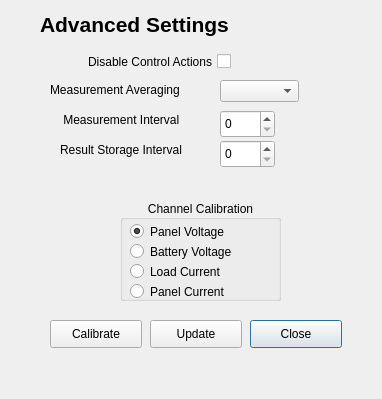
<?xml version="1.0" encoding="UTF-8"?>
<ui version="4.0">
 <class>BatteryChargerAdvancedDialogue</class>
 <widget class="QDialog" name="BatteryChargerAdvancedDialogue">
  <property name="geometry">
   <rect>
    <x>0</x>
    <y>0</y>
    <width>382</width>
    <height>399</height>
   </rect>
  </property>
  <property name="windowTitle">
   <string>Dialog</string>
  </property>
  <widget class="QPushButton" name="closeButton">
   <property name="geometry">
    <rect>
     <x>250</x>
     <y>320</y>
     <width>92</width>
     <height>28</height>
    </rect>
   </property>
   <property name="text">
    <string>Close</string>
   </property>
  </widget>
  <widget class="QPushButton" name="calibrateButton">
   <property name="geometry">
    <rect>
     <x>50</x>
     <y>320</y>
     <width>92</width>
     <height>28</height>
    </rect>
   </property>
   <property name="toolTip">
    <string>Calibrate Dialogue for the above selected channel.</string>
   </property>
   <property name="text">
    <string>Calibrate</string>
   </property>
  </widget>
  <widget class="QLabel" name="title">
   <property name="geometry">
    <rect>
     <x>40</x>
     <y>10</y>
     <width>231</width>
     <height>28</height>
    </rect>
   </property>
   <property name="font">
    <font>
     <pointsize>16</pointsize>
     <weight>75</weight>
     <bold>true</bold>
    </font>
   </property>
   <property name="text">
    <string>Advanced Settings</string>
   </property>
  </widget>
  <widget class="QComboBox" name="measureAverageComboBox">
   <property name="geometry">
    <rect>
     <x>220</x>
     <y>80</y>
     <width>79</width>
     <height>22</height>
    </rect>
   </property>
   <property name="toolTip">
    <string>&lt;html&gt;&lt;head&gt;&lt;meta name=&quot;qrichtext&quot; content=&quot;1&quot; /&gt;&lt;style type=&quot;text/css&quot;&gt;
p, li { white-space: pre-wrap; }
&lt;/style&gt;&lt;/head&gt;&lt;body style=&quot; font-family:'Sans Serif'; font-size:9pt; font-weight:400; font-style:normal;&quot;&gt;
&lt;p style=&quot; margin-top:0px; margin-bottom:0px; margin-left:0px; margin-right:0px; -qt-block-indent:0; text-indent:0px;&quot;&gt;Number of measurements to take when forming an average value for each sample.&lt;/p&gt;&lt;/body&gt;&lt;/html&gt;</string>
   </property>
  </widget>
  <widget class="QLabel" name="measurementAveragingLabel">
   <property name="geometry">
    <rect>
     <x>50</x>
     <y>80</y>
     <width>161</width>
     <height>20</height>
    </rect>
   </property>
   <property name="toolTip">
    <string>&lt;html&gt;&lt;head&gt;&lt;meta name=&quot;qrichtext&quot; content=&quot;1&quot; /&gt;&lt;style type=&quot;text/css&quot;&gt;
p, li { white-space: pre-wrap; }
&lt;/style&gt;&lt;/head&gt;&lt;body style=&quot; font-family:'Sans Serif'; font-size:9pt; font-weight:400; font-style:normal;&quot;&gt;
&lt;p style=&quot; margin-top:0px; margin-bottom:0px; margin-left:0px; margin-right:0px; -qt-block-indent:0; text-indent:0px;&quot;&gt;Number of measurements to take when forming an average value for each sample.&lt;/p&gt;&lt;/body&gt;&lt;/html&gt;</string>
   </property>
   <property name="text">
    <string>Measurement Averaging</string>
   </property>
  </widget>
  <widget class="QGroupBox" name="channelCalibrationGroupBox">
   <property name="geometry">
    <rect>
     <x>120</x>
     <y>200</y>
     <width>161</width>
     <height>101</height>
    </rect>
   </property>
   <property name="title">
    <string>Channel Calibration</string>
   </property>
   <property name="alignment">
    <set>Qt::AlignCenter</set>
   </property>
   <widget class="QRadioButton" name="channelD">
    <property name="geometry">
     <rect>
      <x>10</x>
      <y>80</y>
      <width>121</width>
      <height>23</height>
     </rect>
    </property>
    <property name="text">
     <string>Panel Current</string>
    </property>
   </widget>
   <widget class="QRadioButton" name="channelB">
    <property name="geometry">
     <rect>
      <x>10</x>
      <y>40</y>
      <width>131</width>
      <height>23</height>
     </rect>
    </property>
    <property name="text">
     <string>Battery Voltage</string>
    </property>
   </widget>
   <widget class="QRadioButton" name="channelC">
    <property name="geometry">
     <rect>
      <x>10</x>
      <y>60</y>
      <width>121</width>
      <height>23</height>
     </rect>
    </property>
    <property name="text">
     <string>Load Current</string>
    </property>
   </widget>
   <widget class="QRadioButton" name="channelA">
    <property name="geometry">
     <rect>
      <x>10</x>
      <y>20</y>
      <width>121</width>
      <height>23</height>
     </rect>
    </property>
    <property name="text">
     <string>Panel Voltage</string>
    </property>
    <property name="checked">
     <bool>true</bool>
    </property>
   </widget>
  </widget>
  <widget class="QSpinBox" name="storeIntervalSpinBox">
   <property name="geometry">
    <rect>
     <x>220</x>
     <y>140</y>
     <width>55</width>
     <height>28</height>
    </rect>
   </property>
   <property name="toolTip">
    <string>&lt;!DOCTYPE HTML PUBLIC &quot;-//W3C//DTD HTML 4.0//EN&quot; &quot;http://www.w3.org/TR/REC-html40/strict.dtd&quot;&gt;
&lt;html&gt;&lt;head&gt;&lt;meta name=&quot;qrichtext&quot; content=&quot;1&quot; /&gt;&lt;style type=&quot;text/css&quot;&gt;
p, li { white-space: pre-wrap; }
&lt;/style&gt;&lt;/head&gt;&lt;body style=&quot; font-family:'Sans'; font-size:10pt; font-weight:400; font-style:normal;&quot;&gt;
&lt;p style=&quot; margin-top:0px; margin-bottom:0px; margin-left:0px; margin-right:0px; -qt-block-indent:0; text-indent:0px;&quot;&gt;&lt;span style=&quot; font-family:'Sans Serif'; font-size:9pt;&quot;&gt;Number of Control cycles between the storage of consecutive state data (filtered voltage and current).&lt;/span&gt;&lt;/p&gt;&lt;/body&gt;&lt;/html&gt;</string>
   </property>
   <property name="maximum">
    <number>999</number>
   </property>
  </widget>
  <widget class="QLabel" name="storeIntervalLabel">
   <property name="geometry">
    <rect>
     <x>60</x>
     <y>140</y>
     <width>151</width>
     <height>20</height>
    </rect>
   </property>
   <property name="toolTip">
    <string>&lt;!DOCTYPE HTML PUBLIC &quot;-//W3C//DTD HTML 4.0//EN&quot; &quot;http://www.w3.org/TR/REC-html40/strict.dtd&quot;&gt;
&lt;html&gt;&lt;head&gt;&lt;meta name=&quot;qrichtext&quot; content=&quot;1&quot; /&gt;&lt;style type=&quot;text/css&quot;&gt;
p, li { white-space: pre-wrap; }
&lt;/style&gt;&lt;/head&gt;&lt;body style=&quot; font-family:'Sans'; font-size:10pt; font-weight:400; font-style:normal;&quot;&gt;
&lt;p style=&quot; margin-top:0px; margin-bottom:0px; margin-left:0px; margin-right:0px; -qt-block-indent:0; text-indent:0px;&quot;&gt;&lt;span style=&quot; font-family:'Sans Serif'; font-size:9pt;&quot;&gt;Number of Control cycles between the storage of consecutive state data (filtered voltage and current).&lt;/span&gt;&lt;/p&gt;&lt;/body&gt;&lt;/html&gt;</string>
   </property>
   <property name="text">
    <string>Result Storage Interval</string>
   </property>
  </widget>
  <widget class="QPushButton" name="updateButton">
   <property name="geometry">
    <rect>
     <x>150</x>
     <y>320</y>
     <width>92</width>
     <height>28</height>
    </rect>
   </property>
   <property name="toolTip">
    <string>Write the above information to the Configure Information Block.</string>
   </property>
   <property name="text">
    <string>Update</string>
   </property>
  </widget>
  <widget class="QCheckBox" name="disableControlCheckBox">
   <property name="geometry">
    <rect>
     <x>50</x>
     <y>50</y>
     <width>181</width>
     <height>23</height>
    </rect>
   </property>
   <property name="toolTip">
    <string>The unit will not activate any controls until told. Needs to be off while calibrating</string>
   </property>
   <property name="layoutDirection">
    <enum>Qt::RightToLeft</enum>
   </property>
   <property name="text">
    <string>Disable Control Actions</string>
   </property>
  </widget>
  <widget class="QLabel" name="errorLabel">
   <property name="enabled">
    <bool>true</bool>
   </property>
   <property name="geometry">
    <rect>
     <x>20</x>
     <y>360</y>
     <width>341</width>
     <height>20</height>
    </rect>
   </property>
   <property name="text">
    <string/>
   </property>
  </widget>
  <widget class="QSpinBox" name="measureIntervalSpinBox">
   <property name="geometry">
    <rect>
     <x>220</x>
     <y>110</y>
     <width>55</width>
     <height>28</height>
    </rect>
   </property>
   <property name="toolTip">
    <string>&lt;!DOCTYPE HTML PUBLIC &quot;-//W3C//DTD HTML 4.0//EN&quot; &quot;http://www.w3.org/TR/REC-html40/strict.dtd&quot;&gt;
&lt;html&gt;&lt;head&gt;&lt;meta name=&quot;qrichtext&quot; content=&quot;1&quot; /&gt;&lt;style type=&quot;text/css&quot;&gt;
p, li { white-space: pre-wrap; }
&lt;/style&gt;&lt;/head&gt;&lt;body style=&quot; font-family:'Sans'; font-size:10pt; font-weight:400; font-style:normal;&quot;&gt;
&lt;p style=&quot; margin-top:0px; margin-bottom:0px; margin-left:0px; margin-right:0px; -qt-block-indent:0; text-indent:0px;&quot;&gt;&lt;span style=&quot; font-family:'Sans Serif'; font-size:9pt;&quot;&gt;Delay in RTC ticks inserted into the control algorithm to stretch out the time between measurements and control decisions.&lt;/span&gt;&lt;/p&gt;&lt;/body&gt;&lt;/html&gt;</string>
   </property>
   <property name="maximum">
    <number>999</number>
   </property>
  </widget>
  <widget class="QLabel" name="measurementIntervalLabel">
   <property name="geometry">
    <rect>
     <x>60</x>
     <y>110</y>
     <width>151</width>
     <height>20</height>
    </rect>
   </property>
   <property name="toolTip">
    <string>&lt;!DOCTYPE HTML PUBLIC &quot;-//W3C//DTD HTML 4.0//EN&quot; &quot;http://www.w3.org/TR/REC-html40/strict.dtd&quot;&gt;
&lt;html&gt;&lt;head&gt;&lt;meta name=&quot;qrichtext&quot; content=&quot;1&quot; /&gt;&lt;style type=&quot;text/css&quot;&gt;
p, li { white-space: pre-wrap; }
&lt;/style&gt;&lt;/head&gt;&lt;body style=&quot; font-family:'Sans'; font-size:10pt; font-weight:400; font-style:normal;&quot;&gt;
&lt;p style=&quot; margin-top:0px; margin-bottom:0px; margin-left:0px; margin-right:0px; -qt-block-indent:0; text-indent:0px;&quot;&gt;&lt;span style=&quot; font-family:'Sans Serif'; font-size:9pt;&quot;&gt;Delay in RTC ticks inserted into the control algorithm to stretch out the time between measurements and control decisions.&lt;/span&gt;&lt;/p&gt;&lt;/body&gt;&lt;/html&gt;</string>
   </property>
   <property name="text">
    <string> Measurement Interval</string>
   </property>
  </widget>
 </widget>
 <resources/>
 <connections/>
</ui>
